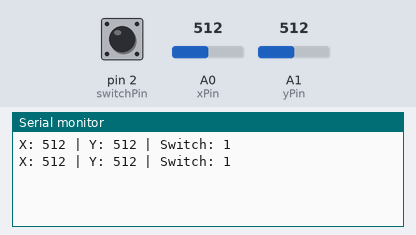
Bench run of a sketch on a simulated Arduino Uno, built with avr-gcc and run on an emulated ATmega328P. On the bench: the last lines printed to the serial monitor. The inputs (shaded band) are chosen by the test bench; at power-on: A0 (xPin) = 512, A1 (yPin) = 512, pin 2 (switchPin) HIGH.

Above: at 1.8 s.
1.9 s: A0 (xPin) set to 716
At 2.8 s:
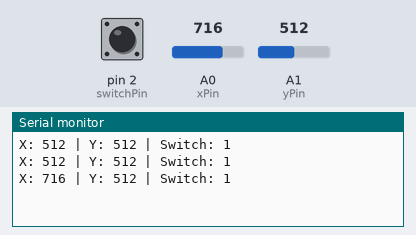
3.4 s: A1 (yPin) set to 716
At 4.7 s:
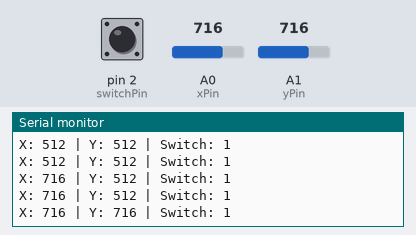
4.9 s: pin 2 (switchPin) pulled LOW for 1.2 s
At 5.5 s:
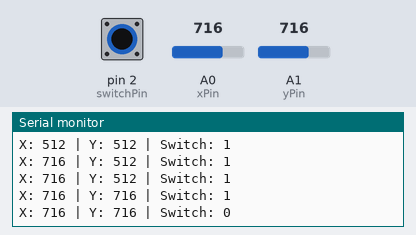
7.6 s: A0 (xPin) set to 900
At 8.8 s:
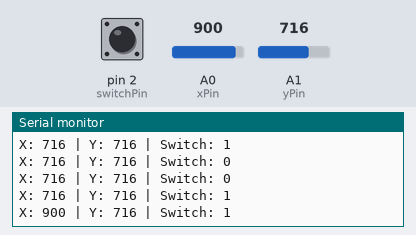
9.1 s: A1 (yPin) set to 900
At 9.1 s:
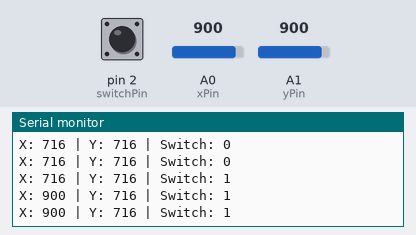
10.6 s: pin 2 (switchPin) pulled LOW for 1.2 s
At 11.4 s:
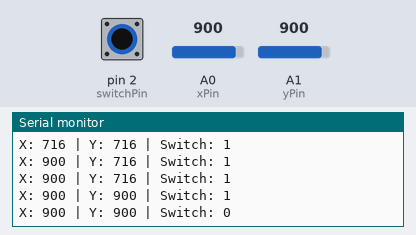
Timing chart, 0 to 13.6 s (numbered marks = the images above; inputs shaded):
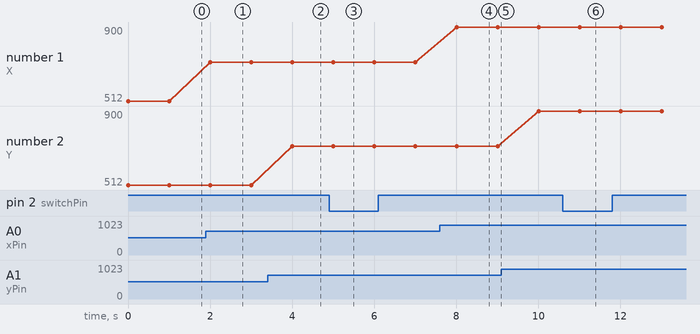

The sketch:

JOYSTICK_ON_ARDUINO.ino
```cpp
int xPin = A0;
int yPin = A1;
int switchPin = 2;
int xVal; // variable for storing joystick x values
int yVal; // variable for storing joystick y values
int switchState; // variable for storing joystick switch state

void setup() {
  pinMode(xPin, INPUT);
  pinMode(yPin, INPUT);
  pinMode(switchPin, INPUT_PULLUP);
  Serial.begin(9600); // initialize the serial monitor
}

void loop() {
  // read the x, y and joystick switch values
  xVal = analogRead(xPin);
  yVal = analogRead(yPin);
  switchState = digitalRead(switchPin);

  // print readings to the serial monitor
  Serial.print("X: ");
  Serial.print(xVal);
  Serial.print(" | Y: ");
  Serial.print(yVal);
  Serial.print(" | Switch: ");
  Serial.println(switchState);

  delay(1000
  );
}
```

Measured:
- after the input at 1.9 s, the serial monitor: prints a new line after 0.10 s (image 1)
- after the input at 3.4 s, the serial monitor: prints a new line after 0.60 s (image 2)
- after the input at 4.9 s, the serial monitor: prints a new line after 0.10 s (image 3)
- after the input at 7.6 s, the serial monitor: prints a new line after 0.41 s (image 4)
- after the input at 10.6 s, the serial monitor: prints a new line after 0.41 s (image 6)
- plotted number 1: 512 → 716 after the input at 1.9 s, 716 → 900 after the input at 7.6 s
